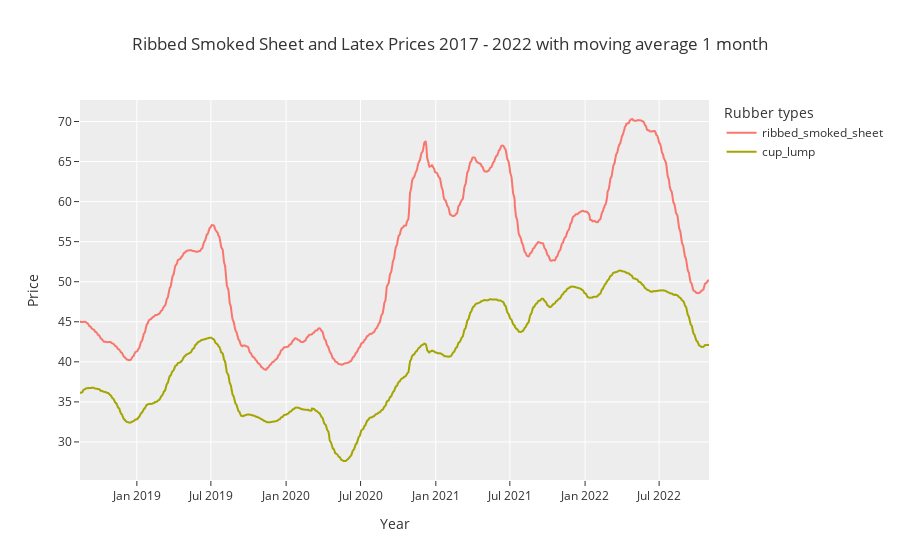

The code cell stored with this chart in its notebook:
### Code cell
# plot ribbed_smoked_sheet and cup_lump prices line chart
plot_line(['ribbed_smoked_sheet', 'cup_lump'], 30,
          rubber, title = 'Ribbed Smoked Sheet and Latex Prices 2017 - 2022 with moving average 1 month')

### Figure 1 — Plotly figure (JSON) as saved in the notebook; plotly's stock layout.template omitted (floating-point values rounded to 4 significant figures; data arrays with more than 128 entries replaced by an {"elided": "..."} marker saying what was removed)
{"data": [{"hovertemplate": "Rubber types=ribbed_smoked_sheet<br>Year=%{x}<br>Price=%{y}<extra></extra>", "legendgroup": "ribbed_smoked_sheet", "line": {"color": "#F8766D", "dash": "solid"}, "marker": {"symbol": "circle"}, "mode": "lines", "name": "ribbed_smoked_sheet", "showlegend": true, "type": "scattergl", "x": {"elided": "1024 str values"}, "xaxis": "x", "y": {"elided": "1024 float values"}, "yaxis": "y"}, {"hovertemplate": "Rubber types=cup_lump<br>Year=%{x}<br>Price=%{y}<extra></extra>", "legendgroup": "cup_lump", "line": {"color": "#A3A500", "dash": "solid"}, "marker": {"symbol": "circle"}, "mode": "lines", "name": "cup_lump", "showlegend": true, "type": "scattergl", "x": {"elided": "1024 str values"}, "xaxis": "x", "y": {"elided": "1024 float values"}, "yaxis": "y"}], "layout": {"autosize": true, "legend": {"title": {"text": "Rubber types"}, "tracegroupgap": 0}, "title": {"text": "Ribbed Smoked Sheet and Latex Prices 2017 - 2022 with moving average 1 month"}, "xaxis": {"anchor": "y", "autorange": true, "domain": [0, 1], "range": ["2018-08-15", "2022-10-31"], "title": {"text": "Year"}, "type": "date"}, "yaxis": {"anchor": "x", "autorange": true, "domain": [0, 1], "range": [25.25, 72.68], "title": {"text": "Price"}, "type": "linear"}}}
